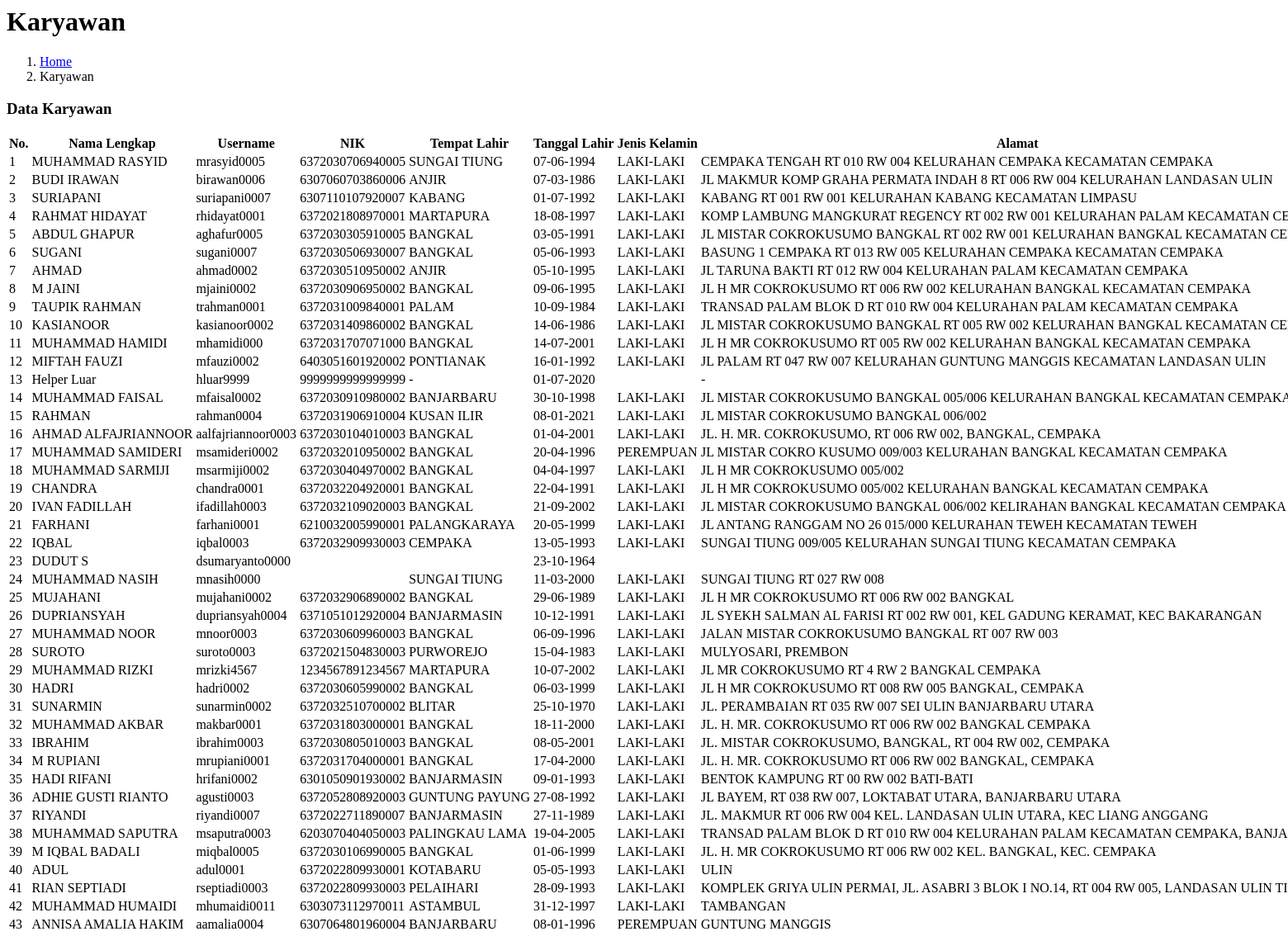
Before: /mgrdist/pages/karyawan/karyawanread.php with the older database file.
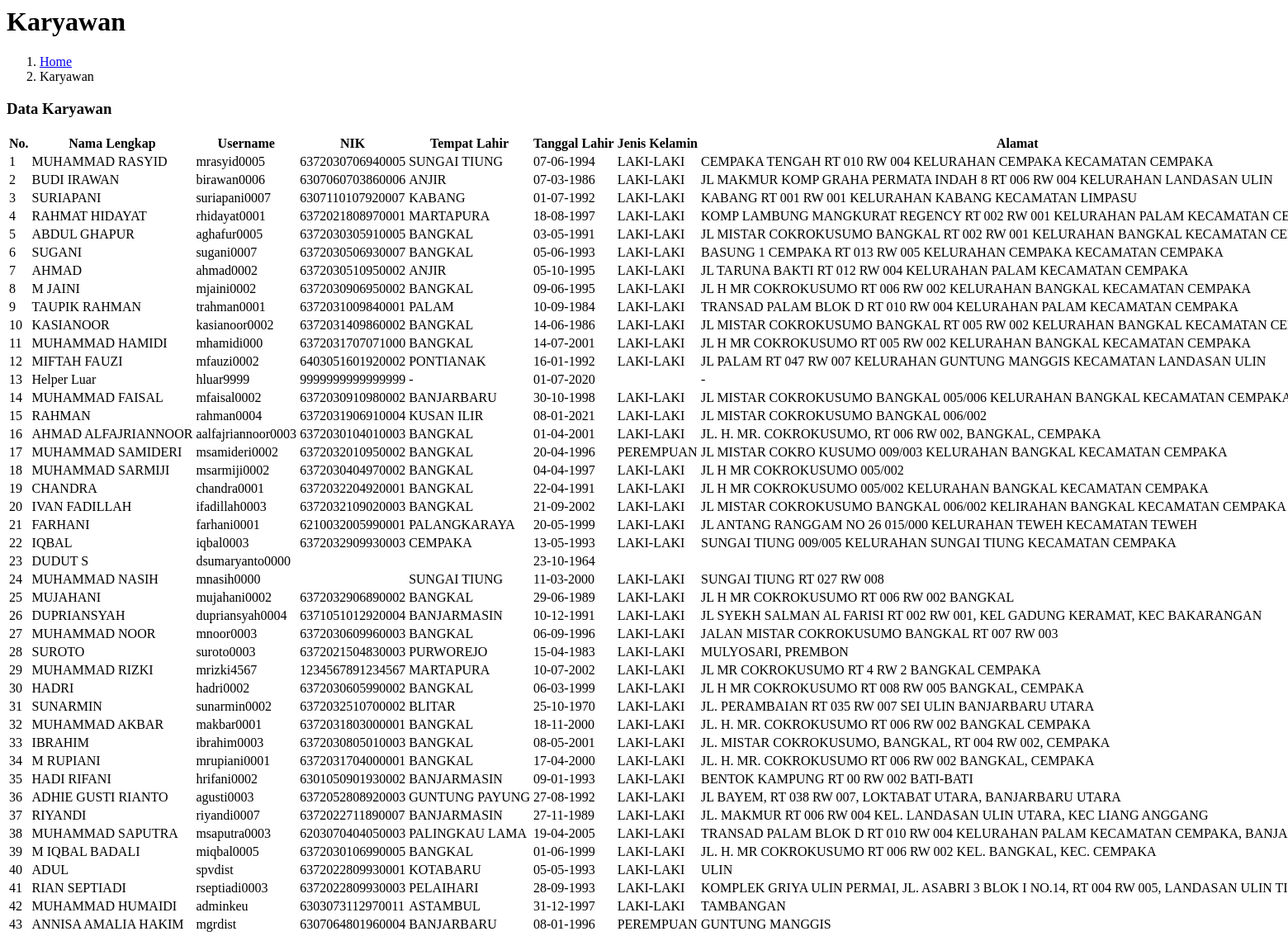
After: the same page with the newer database file.
### tables this page shows
CREATE TABLE `karyawan` (
  `id` int(11) NOT NULL,
  `username` varchar(30) DEFAULT NULL,
  `password` varchar(50) DEFAULT NULL,
  `nama` varchar(35) NOT NULL,
  `nik` varchar(16) NOT NULL,
  `tempat_lahir` varchar(50) NOT NULL,
  `tanggal_lahir` date NOT NULL,
  `jenis_kelamin` enum('LAKI-LAKI','PEREMPUAN') NOT NULL,
  `alamat` varchar(512) NOT NULL,
  `agama` enum('-','ISLAM','PROTESTAN','KATOLIK','HINDU','BUDDHA','KONGHUCU') NOT NULL,
  `status` enum('KAWIN','BELUM KAWIN') NOT NULL,
  `gol_darah` enum('-','A','B','AB','O') DEFAULT NULL,
  `jabatan` enum('DRIVER','HELPER','ADMINKEU','SPVDISTRIBUSI','MGRDISTRIBUSI') NOT NULL,
  `no_telepon` varchar(14) NOT NULL,
  `sim` enum('-','A','B1','B2','C','D','A UMUM','B1 UMUM','B2 UMUM') NOT NULL,
  `email` varchar(50) DEFAULT NULL,
  `tanggal_registrasi` datetime NOT NULL DEFAULT current_timestamp(),
  `tanggal_update_data` timestamp NOT NULL DEFAULT current_timestamp() ON UPDATE current_timestamp(),
  `status_karyawan` enum('BORONGAN','BULANAN') NOT NULL,
  `status_keaktifan` enum('AKTIF','NON AKTIF') NOT NULL,
  `upah_borongan` int(7) NOT NULL,
  `foto` varchar(255) DEFAULT NULL
);

### mgrdist/pages/karyawan/karyawanread.php (the view, shortened to what this page needs)
<?php include_once "../partials/cssdatatables.php" ?>
<div class="content-header">
  <div class="container-fluid">
    <div class="row mb-2">
      <div class="col-sm-6">
        <h1 class="m-0">Karyawan</h1>
      </div>
      <div class="col-sm-6">
        <ol class="breadcrumb float-sm-right">
          <li class="breadcrumb-item"><a href="./">Home</a></li>
          <li class="breadcrumb-item active">Karyawan</li>
        </ol>
      </div>
    </div>
  </div>
</div>
<div class="content">
  <div class="card">
    <div class="card-header">
      <h3 class="card-title">Data Karyawan</h3>
    </div>
    <div class="card-body">
      <table id="mytable" class="table table-bordered table-hover" style="white-space: nowrap; background-color: white; table-layout: fixed;">
        <thead>
          <tr>
            <th>No.</th>
            <th>Nama Lengkap</th>
            <th>Username</th>
            <th>NIK</th>
            <th>Tempat Lahir</th>
            <th>Tanggal Lahir</th>
            <th>Jenis Kelamin</th>
            <th>Alamat</th>
          </tr>
        </thead>
        <tbody>
          <?php
          $database = new Database;
          $db = $database->getConnection();
          $selectsql = 'SELECT * FROM karyawan';
          $stmt = $db->prepare($selectsql);
          $stmt->execute();
          $no = 1;
          while ($row = $stmt->fetch(PDO::FETCH_ASSOC)) {
          ?>
            <tr>
              <td><?= $no++ ?></td>
              <td><?= $row['nama'] ?></td>
              <td><?= $row['username'] ?></td>
              <td><?= $row['nik'] ?></td>
              <td><?= $row['tempat_lahir'] ?></td>
              <td><?= date('d-m-Y', strtotime($row['tanggal_lahir'])) ?></td>
              <td><?= $row['jenis_kelamin'] ?></td>
              <td><?= strtoupper($row['alamat']) ?></td>
            </tr>
          <?php } ?>
        </tbody>
      </table>
    </div>
  </div>
</div>

Changed rows visible on the page:
changed karyawan "ADUL": username "adul0001" → "spvdist"
changed karyawan "MUHAMMAD HUMAIDI": username "mhumaidi0011" → "adminkeu"
changed karyawan "ANNISA AMALIA HAKIM": username "aamalia0004" → "mgrdist"
